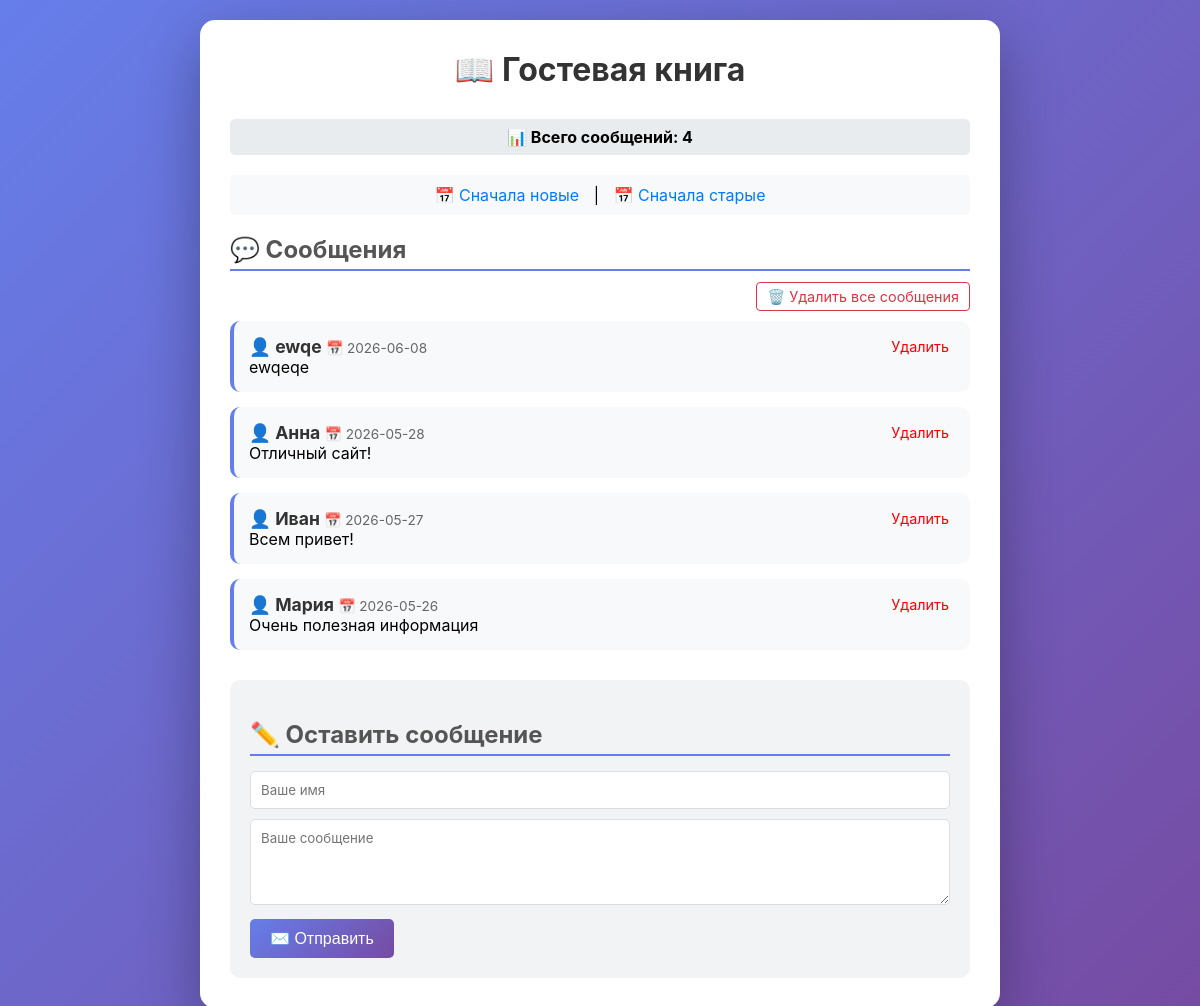
Before: / with the older database file.
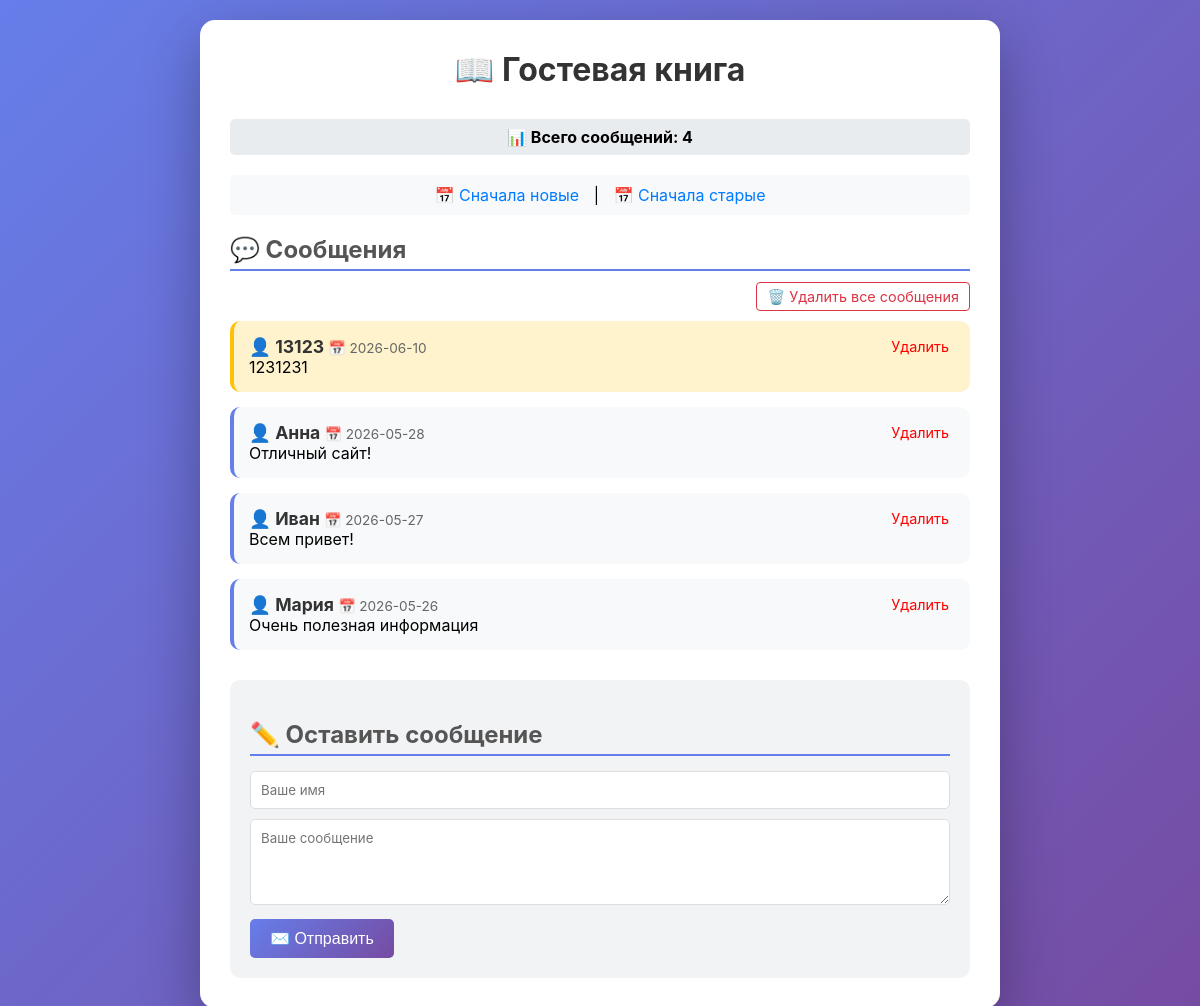
After: the same page with the newer database file.
### tables this page shows
CREATE TABLE messages (
            id INTEGER PRIMARY KEY AUTOINCREMENT,
            name TEXT NOT NULL,
            message TEXT NOT NULL,
            created_at DATE NOT NULL
        );

### app.py (the view)
@app.route('/')
def index():
    messages = get_all_messages()
    total_count = get_message_count()
    today = date.today().isoformat()
    return render_template('index.html', messages=messages, total_count=total_count, today=today)

### database.py (called while the page is built)
def get_db_connection():
    conn = sqlite3.connect(DB_NAME)
    conn.row_factory = sqlite3.Row
    return conn

def get_all_messages():
    conn = get_db_connection()
    messages = conn.execute('SELECT * FROM messages ORDER BY created_at DESC').fetchall()
    conn.close()
    return messages

def get_message_count():
    conn = get_db_connection()
    cursor = conn.execute('SELECT COUNT(*) FROM messages')
    count = cursor.fetchone()[0]
    conn.close()
    return count

### templates/index.html (shortened to what this page needs)
<!DOCTYPE html>
<html>
<head>
    <link rel="stylesheet" href="{{ url_for('static', filename='style.css') }}">
</head>
<body>
    <div class="container">
        <h1>📖 Гостевая книга</h1>
        <p class="counter">📊 Всего сообщений: {{ total_count }}</p>
        <div class="sort-links">
            <a href="/sort/newest">📅 Сначала новые</a> |
            <a href="/sort/oldest">📅 Сначала старые</a>
        </div>
        <h2>💬 Сообщения</h2>
        <div class="delete-all-link">
            <a href="/delete-all" class="delete-all-btn">🗑️ Удалить все сообщения</a>
        </div>
        {% if messages %}
            {% for msg in messages %}
            <div class="message {% if msg.created_at[:10] == today %}fresh{% endif %}">
                <strong>👤 {{ msg.name }}</strong>
                <small>📅 {{ msg.created_at[:10] }}</small>
                <a href="/delete/{{ msg.id }}" class="delete-btn" onclick="return confirm('🗑️ Удалить сообщение от {{ msg.name }}?')">Удалить</a>
                <p>{{ msg.message }}</p>
            </div>
            {% endfor %}
        {% else %}
            <p>✨ Пока нет сообщений. Будьте первым!</p>
        {% endif %}
        <div class="add-form">
            <h2>✏️ Оставить сообщение</h2>
            <form method="POST" action="/add">
                <input type="text" name="name" placeholder="Ваше имя" required>
                <textarea name="message" placeholder="Ваше сообщение" rows="4" required></textarea>
                <button type="submit">✉️ Отправить</button>
            </form>
        </div>
    </div>
</body>
</html>

### static/style.css (style rules this page uses)
* { margin: 0; padding: 0; box-sizing: border-box; }
body { font-family: -apple-system, BlinkMacSystemFont, 'Segoe UI', Roboto, Oxygen, Ubuntu, sans-serif; background: linear-gradient(135deg, #667eea 0%, #764ba2 100%); min-height: 100vh; padding: 20px; }
.container { max-width: 800px; margin: 0 auto; background: white; border-radius: 15px; padding: 30px; box-shadow: 0 20px 60px rgba(0,0,0,0.3); }
h1 { text-align: center; color: #333; margin-bottom: 30px; }
h2 { color: #555; margin: 20px 0 15px 0; border-bottom: 2px solid #667eea; padding-bottom: 5px; }
.counter { background-color: #e9ecef; padding: 8px; border-radius: 5px; text-align: center; margin-bottom: 20px; font-weight: bold; }
.sort-links { text-align: center; margin-bottom: 20px; padding: 10px; background-color: #f8f9fa; border-radius: 5px; }
.sort-links a { color: #007bff; text-decoration: none; margin: 0 10px; }
.message { background: #f8f9fa; border-radius: 10px; padding: 15px; margin-bottom: 15px; border-left: 4px solid #667eea; transition: transform 0.2s; }
.message strong { color: #333; font-size: 1.1em; }
.message small { color: #666; font-size: 0.85em; }
.delete-btn { float: right; color: red; text-decoration: none; font-size: 0.9em; margin-left: 10px; padding: 2px 6px; border-radius: 3px; }
.message.fresh { background-color: #fff3cd; border-left: 4px solid #ffc107; }
.message::after { content: ""; clear: both; display: table; }
.delete-all-link { text-align: right; margin-bottom: 15px; }
.delete-all-btn { color: #dc3545; text-decoration: none; font-size: 0.9em; padding: 5px 10px; border: 1px solid #dc3545; border-radius: 4px; }
.add-form { background: #f1f3f5; padding: 20px; border-radius: 10px; margin-top: 30px; }
input, textarea { width: 100%; padding: 10px; margin-bottom: 10px; border: 1px solid #ddd; border-radius: 5px; font-family: inherit; }
button { background: linear-gradient(135deg, #667eea 0%, #764ba2 100%); color: white; border: none; padding: 10px 20px; border-radius: 5px; cursor: pointer; font-size: 1em; transition: opacity 0.3s; }

Changed rows visible on the page:
removed messages: name "ewqe", created_at "2026-06-08", message "ewqeqe"
added messages: name "13123", created_at "2026-06-10", message "1231231"
